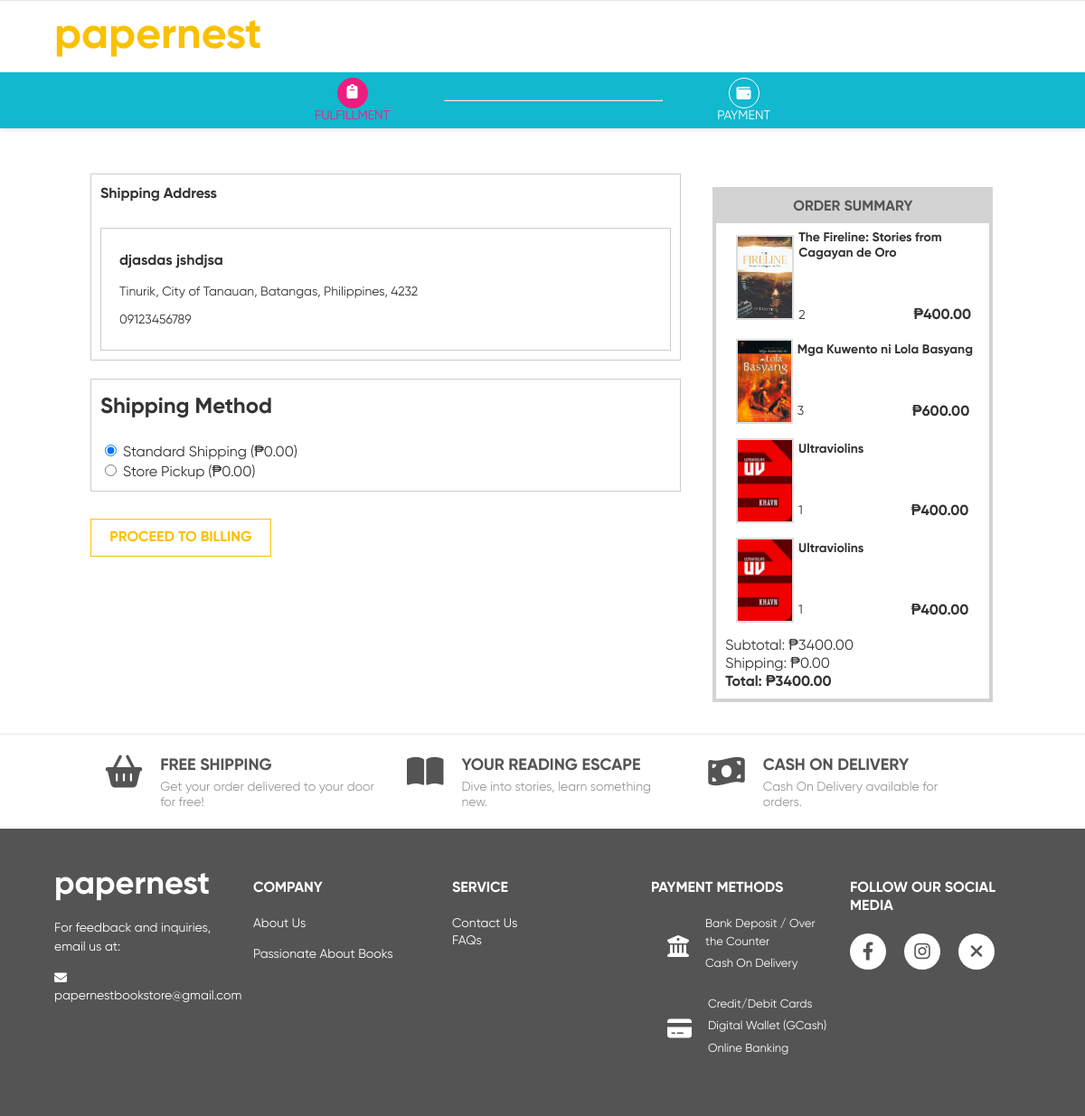
The page /checkout (signed in) on the database its author committed.
### tables this page shows
CREATE TABLE user_cart (
            cart_id INTEGER PRIMARY KEY AUTOINCREMENT,
            user_id INTEGER NOT NULL,
            product_id VARCHAR(50),
            product_type VARCHAR(20),
            quantity INTEGER DEFAULT 1,
            added_date DATETIME DEFAULT CURRENT_TIMESTAMP
        , image_path TEXT);

### routes/checkout_routes.py (the view, shortened to what this page needs)
@checkout_bp.route('/checkout', methods=['GET', 'POST'])
def checkout():
    if 'user' not in session:
        return redirect(url_for('auth.login'))
    user = session['user']
    cart_products, total_amount = get_cart_items()
    print(f"[DEBUG] Cart products count: {len(cart_products)}")
    print(f"[DEBUG] Total amount: {total_amount}")
    if not cart_products:
        print("[DEBUG] No products in cart, redirecting back to cart")
        flash("Your cart is empty. Please add items before checkout.", "warning")
        return redirect(url_for('cart.cart'))
    selected_only = request.args.get('selected') == 'true'
    return render_template('checkout.html', cart_products=cart_products, total_amount=total_amount, selected_only=selected_only, user=user)

### forms.py
class LoginForm(FlaskForm):
    email = StringField('Email Address', validators=[
        DataRequired(),
        Email(message='Please enter a valid email address')
    ])
    password = PasswordField('Password', [DataRequired(), Length(min=6, max=35)], render_kw={"placeholder": "Password", "class": "form-control", "autocomplete": "off"})
    login_button = SubmitField('Login', render_kw={"class": "btn btn-primary"})

### database_connection/connector.py (called while the page is built)
def get_db_connection(db_name):
    db_path = os.path.join(current_app.root_path, 'data', db_name)
    print(f"Database path: {os.path.abspath(db_path)}")
    return sqlite3.connect(db_path)

def get_users_db():
    return get_db_connection('users.db')

def get_books_db():
    return get_db_connection('books.db')

### utilities/cart.py (called while the page is built)
def get_cart_count():
    user_id = get_current_user_id()
    if not user_id:
        return 0
    try:
        conn = get_users_db()
        conn.row_factory = sqlite3.Row
        cursor = conn.cursor()
        cursor.execute('''
            SELECT COALESCE(SUM(quantity), 0) as total_count
            FROM user_cart
            WHERE user_id = ?
        ''', (user_id,))
        result = cursor.fetchone()
        conn.close()
        return int(result['total_count']) if result else 0
    except Exception as e:
        print(f"Error getting cart count: {str(e)}")
        return 0

### utilities/session_utils.py (called while the page is built)
def get_current_user_id():
    if 'user' not in session:
        return None
    user = session['user']
    user_id = user.get('user_id') or user.get('id')
    return user_id

### utilities/storage.py (called while the page is built)
def get_featured_author():
    try:
        db_path = os.path.join(current_app.root_path, 'data', 'featured_authors.db')
        conn = sqlite3.connect(db_path)
        conn.row_factory = sqlite3.Row
        cursor = conn.cursor()
        cursor.execute("SELECT * FROM featured_authors WHERE is_featured = 1 LIMIT 1")
        row = cursor.fetchone()
        if row:
            author = {
                'name': row['name'],
                'bio': row['bio'],
                'image_url': row['image_url'],
                'source_url': row['source_url'],
                'more_link': row['more_link']
            }
            conn.close()
            return author
        conn.close()
        return None
    except:
        return None

### templates/checkout.html (shortened to what this page needs)
<!DOCTYPE html>
<html>
<head>
    <link rel="stylesheet" href="{{ url_for('static', filename='css/style.css') }}">
    <link rel="stylesheet" href="{{ url_for('static', filename='css/checkout.css') }}">
    <link rel="stylesheet" href="{{ url_for('static', filename='css/cart.css') }}">
    <link rel="stylesheet" href="https://cdnjs.cloudflare.com/ajax/libs/font-awesome/6.4.0/css/all.min.css">
</head>
<body>
    <div class="page-wrapper">
        {% include 'components/checkout_header.html' %}
      <div class="main-content">
      <div class="container" style="margin-bottom: 20px;">
        <div class="checkout-wrapper">
          <div class="left-side">
            <div class="shipping-container">
              <h5>Shipping Address</h5>
              <div class="address-container">
                <p class="name">{{ user.first_name }} {{ user.last_name }}</p>
                <p class="address">
                  {{ user.barangay }},
                  {{ user.city }},
                  {{ user.province }},
                  {{ user.country }},
                  {{ user.postal_code }}
                </p>
                <p class="contact">{{ user.phone_number }}</p>
              </div>
            </div>
            <div class="shipping-container">
              <h3>Shipping Method</h3>
              <label><input type="radio" name="shipping" checked> Standard Shipping (₱0.00)</label><br>
              <label><input type="radio" name="shipping"> Store Pickup (₱0.00)</label>
            </div>
              <div id="billingBtn">
                <a href="/billing" id="proceed-to-billing-btn" class="btn-billing">PROCEED TO BILLING</a>
              </div>
          </div>
          <div class="order-summary">
            <table class="table-cart-summary">
              <tr>
                <th>ORDER SUMMARY</th>
              </tr>
              {% for item in cart_products %}
              <tr class="cart-item-row checkout-item"
                  data-product-id="{{ item.product_id }}"
                  data-product-type="{{ item.product_type }}">
                <td>
                  <div class="cart-item">
                    <img src="{{ item.image_path or url_for('static', filename='images/placeholder.png') }}"
                        alt="{{ item.product_name }}" class="item-image">
                    <div class="prod-details">
                      <span class="prod-name checkout-item-name">{{ item.product_name }}</span>
                      <div class="prod-row">
                        <span class="prod-quantity checkout-item-quantity">{{ item.quantity }}</span>
                        <span class="prod-price checkout-item-price">₱{{ "%.2f"|format(item.price) }}</span>
                      </div>
                    </div>
                  </div>
                </td>
              </tr>
              {% endfor %}
              <tr>
                <td>
                  <div class="subtotal-row">
                    <span>Subtotal:</span>
                    <span class="checkout-subtotal">₱{{ "%.2f"|format(total_amount) }}</span>
                  </div>
                  <div class="shipping-row">
                    <span>Shipping:</span>
                    <span class="checkout-shipping-fee">₱0.00</span>
                  </div>
                  <div class="total-row">
                    <span><strong>Total:</strong></span>
                    <span class="checkout-total"><strong>₱{{ "%.2f"|format(total_amount) }}</strong></span>
                  </div>
                </td>
              </tr>
            </table>
          </div>
        </div>
      </div>
    <footer>
        {% include 'components/page_footer.html' %}
    </footer>
</body>
</html>

### static/css/style.css (style rules this page uses)
:root { --primary-color: #545454; --secondary-color: #11B8CE; --background-color: #ffffff; --border-color: #d3d3d3; --link-color: #11B8CE; --link-hover-color: #545454; --button-bg-color: #11B8CE; --button-hover-bg-color: #ED1D7F; --button-text-color: #fff; --font-family: 'Gilroy', sans-serif; --heading-font-size: 24px; --body-font-size: 16px; }
html, body { height: 100%; margin: 0; padding: 0; display: flex; flex-direction: column; }
body { font-family: var(--font-family); font-size: var(--body-font-size); background-color: var(--background-color); color: var(--primary-color); min-height: 100vh; }
.container { padding-left: 100px; padding-right: 100px; }
a { color: var(--link-color); text-decoration: none; }

### static/css/checkout.css (style rules this page uses)
.checkout-wrapper { display: grid; grid-template-columns: 2fr 1fr; margin-top: 50px; gap: 20px; color: #333333; }
.left-side { display: flex; flex-direction: column; gap: 20px; }
.shipping-container { background: #fff; padding: 10px; border: 1px solid #ccc; color: #333333; }
.order-summary { background: #fff; border-radius: 0px; color: #333333; }
.shipping-container h3 { font-family: 'Gilroy', sans-serif; font-weight: bold; font-size: 24px; margin-top: 5px; color: #333333; }
.shipping-container h5 { font-family: 'Gilroy', sans-serif; font-weight: bold; font-size: 16px; margin-top: 2px; color: #333333; }
.address-container { background: #fff; padding: 10px; border: 1px solid #ccc; color: #333333; }
.name { font-family: 'Gilroy', sans-serif; font-weight: bold; margin-left: 10px; color: #333333; }
.address, .contact { font-family: 'Gilroy', sans-serif; font-weight: normal; font-size: 14px; margin-left: 10px; color: #333333; }
.btn-billing { display: block; text-align: center; background-color: #ffffff; color: #FAC102; border: 1.5px solid #FAC102; border-radius: 0%; padding: 10px; text-decoration: none; font-weight: bold; transition: background-color 0.3s, color 0.3s; width: 200px; height: fit-content; box-sizing: border-box; margin-top: 10px; }
.cart-item { display: flex; align-items: flex-start; gap: 10px; }
.item-image { width: 75px; height: 85px; object-fit: contain; border: 2px solid #ddd; }
.prod-details { display: flex; flex-direction: column; justify-content: flex-start; width: 100%; }
.prod-name { font-family: 'Gilroy', sans-serif; font-weight: bold; font-size: 14px; margin: 0 0 50px 0; text-align: left; color: #333333; }
.prod-row { display: flex; flex-direction: row; gap: 120px; align-items: center; }
.prod-quantity { font-size: 14px; color: #333333; }
.prod-price { font-size: 16px; font-weight: bold; color: #333333; }

### static/css/cart.css (style rules this page uses)
th { text-align: center; vertical-align: middle; color: #545454; background: #d3d3d3; font-weight: semibold; }
th, td { padding: 8px 10px; }
.table-cart-items, .table-cart-summary { width: 100%; border-collapse: collapse; border: 4px solid #d3d3d3; }
.cart-item { display: flex; align-items: center; background: none; gap: 5px; padding-left: 12px; }
.item-image { width: 70px; height: 90px; object-fit: contain; border: 2px solid #ddd; flex-wrap: wrap; }
.table-cart-summary th { text-align: center; }
.cart-item { display: flex; align-items: center; }

### static/css/account.css (style rules this page uses)
.container, .header-nav-wrapper { width: 100%; margin: 0; padding: 0; box-sizing: border-box; }
.order-summary { flex: 1; min-width: 200px; background-color: #f9f9f9; padding: 15px; border-radius: 5px; }

### static/css/page_header.css (style rules this page uses)
body { overflow-x: hidden; }

### static/css/page_footer.css (style rules this page uses)
footer { background-color: #545454; color: #fff; padding: 0; }
body { display: flex; flex-direction: column; min-height: 100vh; }
.page-wrapper { flex: 1; display: flex; flex-direction: column; }

### rows shown on the page
user_cart: shows a picture, product_name "The Fireline: Stories from Cagayan de Oro", quantity "2", price "400.00"
user_cart: shows a picture, product_name "Mga Kuwento ni Lola Basyang", quantity "3", price "600.00"
user_cart: product_name "Ultraviolins", quantity "1", price "400.00"
user_cart: product_name "Ultraviolins", quantity "1", price "400.00"

### other values the page prints
{{ user.first_name }} "djasdas"
{{ user.last_name }} "jshdjsa"
{{ user.barangay }} "Tinurik"
{{ user.city }} "City of Tanauan"
{{ user.province }} "Batangas"
{{ user.country }} "Philippines"
{{ user.postal_code }} "4232"
{{ user.phone_number }} "09123456789"
{{ "%.2f"|format(total_amount) }} "3400.00"
